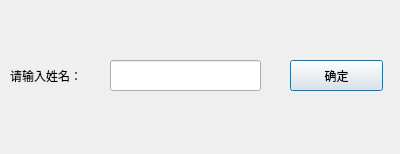
<?xml version="1.0" encoding="UTF-8"?>
<ui version="4.0">
 <class>Dialog</class>
 <widget class="QDialog" name="Dialog">
  <property name="geometry">
   <rect>
    <x>0</x>
    <y>0</y>
    <width>400</width>
    <height>154</height>
   </rect>
  </property>
  <property name="windowTitle">
   <string>Dialog</string>
  </property>
  <widget class="QLabel" name="label">
   <property name="geometry">
    <rect>
     <x>10</x>
     <y>60</y>
     <width>91</width>
     <height>31</height>
    </rect>
   </property>
   <property name="text">
    <string>请输入姓名：</string>
   </property>
  </widget>
  <widget class="QPushButton" name="pushButton">
   <property name="geometry">
    <rect>
     <x>290</x>
     <y>60</y>
     <width>93</width>
     <height>31</height>
    </rect>
   </property>
   <property name="text">
    <string>确定</string>
   </property>
  </widget>
  <widget class="QLineEdit" name="lineEdit">
   <property name="geometry">
    <rect>
     <x>110</x>
     <y>60</y>
     <width>151</width>
     <height>31</height>
    </rect>
   </property>
  </widget>
 </widget>
 <resources/>
 <connections/>
</ui>
